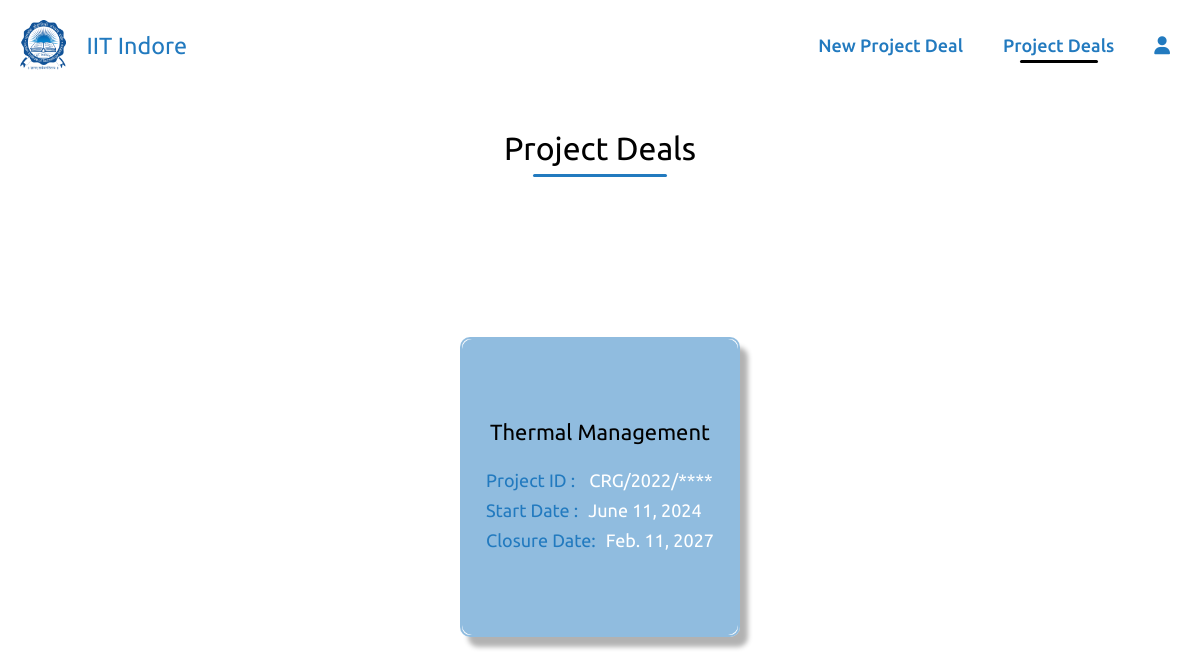
Page /project_list/ (signed in) on the earlier database version.
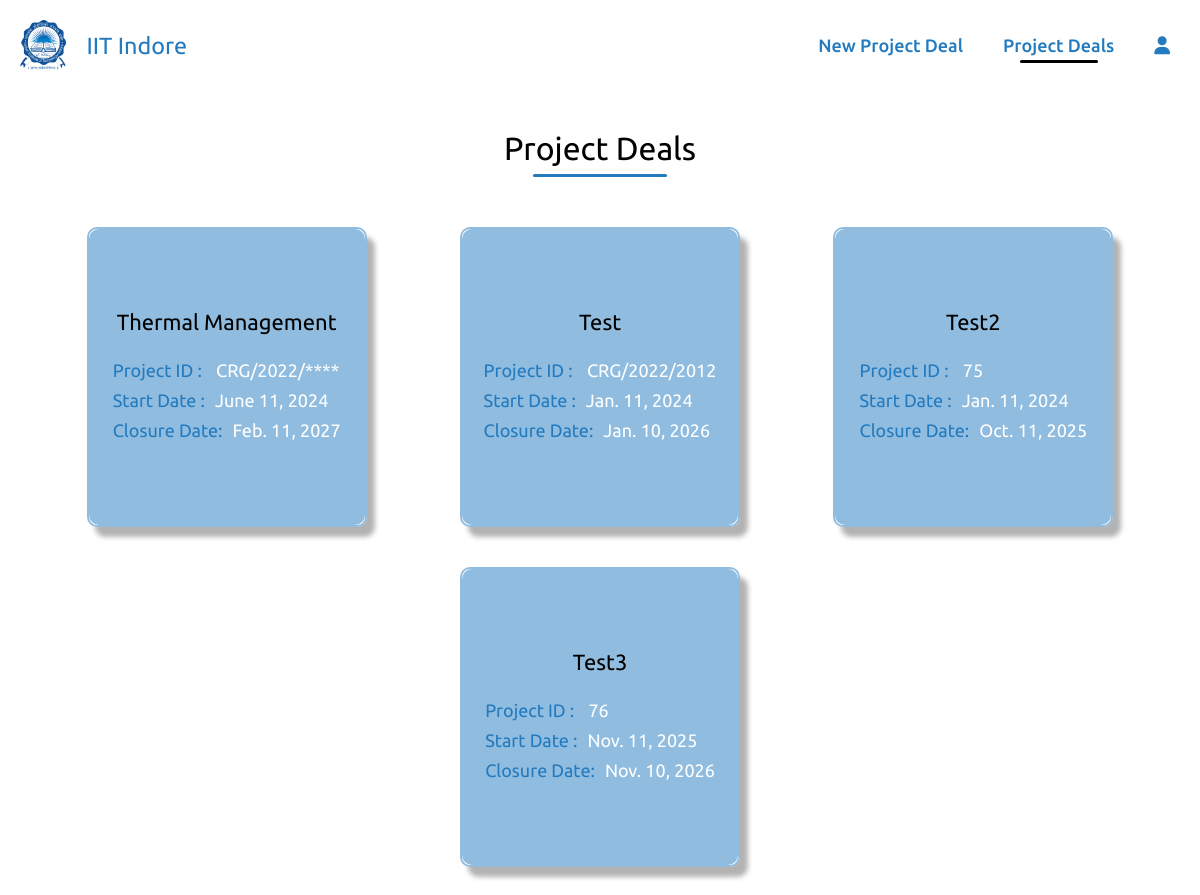
Same page on the later database version.
### home/models.py (models this page shows)
class project_details(models.Model):
    Project_Fellowship_No = models.CharField(max_length=20,null=True,blank=True,default=None)
    Project_file_name = models.CharField(max_length=20,null=True,blank= True)
    PI_of_Project = models.CharField(max_length=20,blank=True,null=True)
    Sanctioned_Date = models.DateField(null=True)
    Project_Start_Date = models.DateField(null=True)
    Project_Closure_Date = models.DateField(null=True)
    Title_of_Project = models.CharField(max_length=50,blank=True,null=True)
    project_duration =models.IntegerField(null=True)
    financial_year_start_index = models.IntegerField(null=True)
    financial_year_end_index = models.IntegerField(null=True)

### home/views.py (the view)
# urls.py: path('project_list/',views.project_list,name='project_list'),
@login_required
def project_list(request):
    projects = project_details.objects.all()
    context = {'projects': projects}
    return render(request, 'project_list.html', context)

### templates/project_list.html (shortened to what this page needs)
{% load static %}
<!DOCTYPE html>
<html lang="en">
<head>
    <link rel="stylesheet" href="{% static "style.css" %}">
</head>
<body>
    <div class="navbar1">
        <div class="title">
            <a href="{% url "homepage" %}" class="lo">
              <img src="{% static "IITI_Logo.png" %}" class="logo">
              <h3>IIT Indore</h3>
            </a>
        </div>
        <div class="links">
            <ul>
                <li><a href="{% url "index" %}">New Project Deal</a></li>
                <li><a href="{% url "project_list" %}" class="active">Project Deals</a></li>
                <li><a href="{% url "logout" %}"><i class="fa-solid fa-user"></i></a></li>
            </ul>
        </div>
    </div>
    <div class="sub_nav">
        <div class="project_list"><h1>Project Deals</h1></div>
    </div>
    <div class="project-container">
        {% for project in projects %}
        <div class="book">
            <div class="buttons">
                <a href="{% url 'fill' project_id=project.id %}">
                    <button class="button">Monthly Sheet</button>
                </a>
                <a href="{% url 'mastersheet' project_id=project.id %}">
                    <button class="button">Mastersheet</button>
                </a>
            </div>            <div class="cover">
                <div class="project-details">
                    <h4 style="text-align:center;">   {{ project.Title_of_Project }}  </h4>
                    <p><span>Project ID  :</span>  {{ project.Project_Fellowship_No }}</p>
                    <p><span>Start Date     :</span>{{ project.Project_Start_Date }}</p>
                    <p><span>Closure Date:</span>{{ project.Project_Closure_Date }}</p>
                </div>
            </div>
           </div>
        {% endfor %}
    </div>
</body>
</html>

Differences in the rows shown:
added project_details: Title_of_Project "Test", Project_Fellowship_No "CRG/2022/2012", Project_Start_Date "Jan. 11, 2024", Project_Closure_Date "Jan. 10, 2026"
added project_details: Title_of_Project "Test2", Project_Fellowship_No "75", Project_Start_Date "Jan. 11, 2024", Project_Closure_Date "Oct. 11, 2025"
added project_details: Title_of_Project "Test3", Project_Fellowship_No "76", Project_Start_Date "Nov. 11, 2025", Project_Closure_Date "Nov. 10, 2026"
